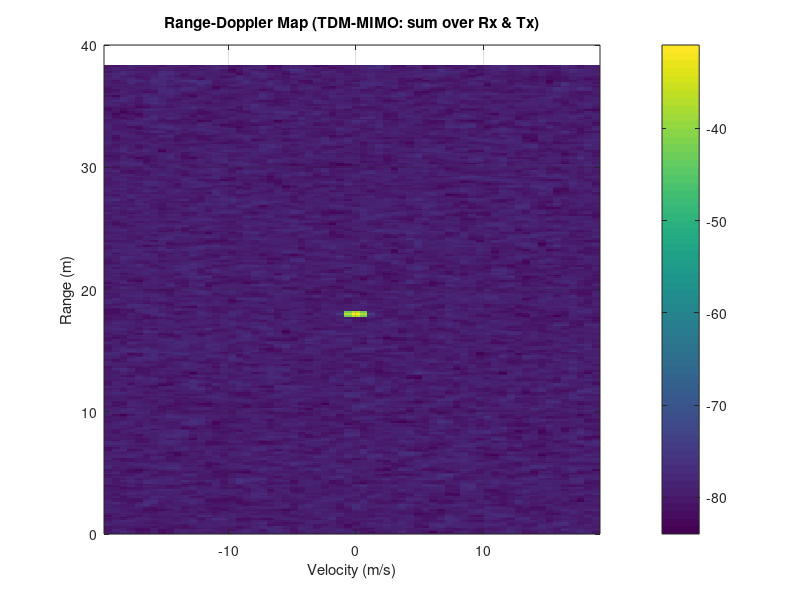
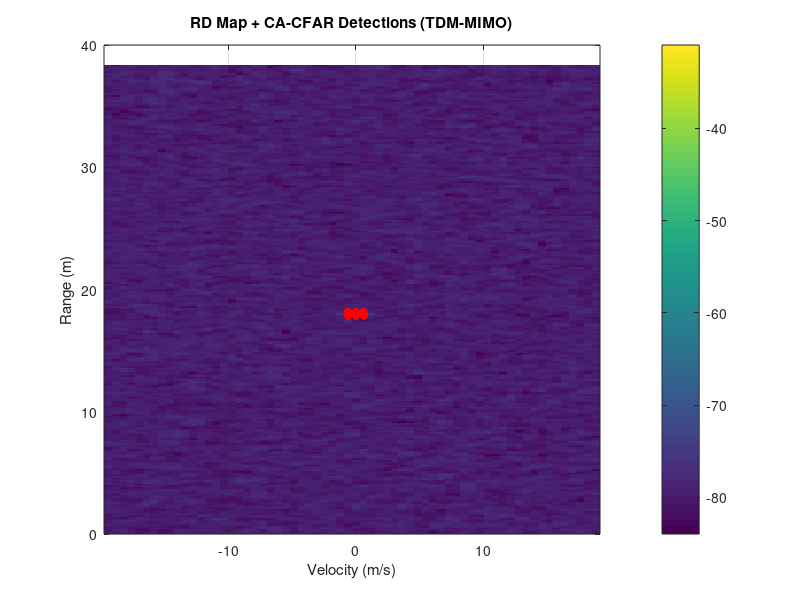
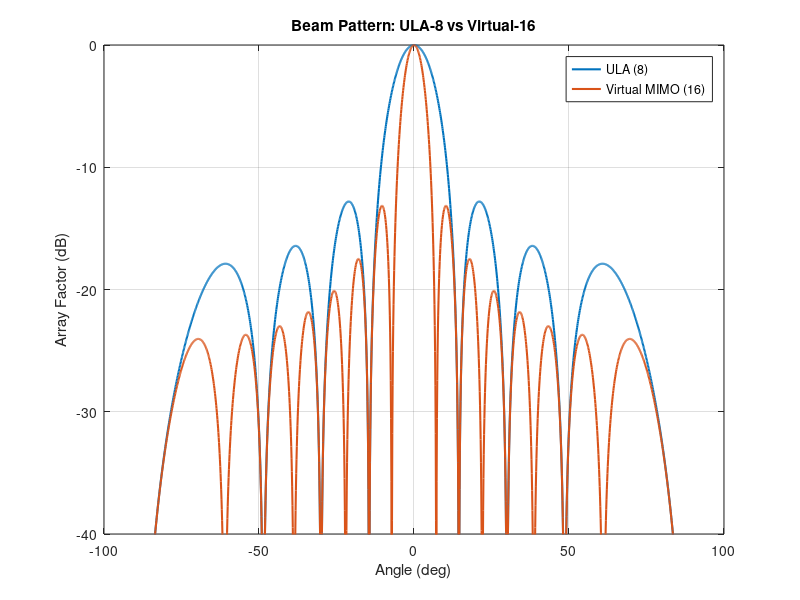
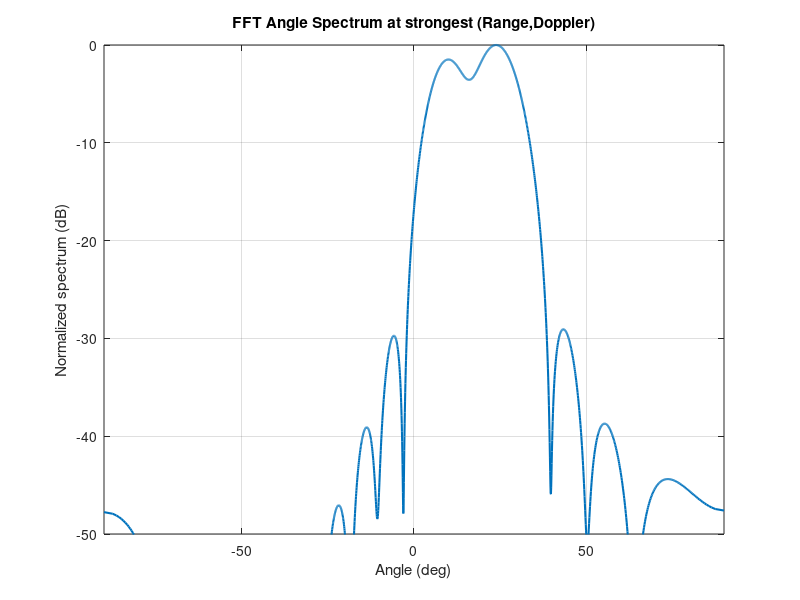

MATLAB code to generate these figures, in order:
clc; clear; close all;

c  = 3e8;
fc = 77e9;
lambda = c/fc;

B = 1e9;              % Hz
Tchirp = 50e-6;        % s
slope = B/Tchirp;      % Hz/s

Ns = 256;              % Number of Samples per Chirp
Nchirp = 128;          % total chirps
fs = Ns/Tchirp;        % ADC sampling rate

Ntx = 2;
Nrx = 8;
Nv  = Ntx*Nrx;         % virtual elements

% Array spacing
d = lambda/2;

t_fast = (0:Ns-1)/fs;
PRT = Tchirp;                  % chirp repetition time
NchirpPerTx = Nchirp/Ntx;      % chirps per Tx stream
if mod(Nchirp, Ntx) ~= 0
    error('Error');
end

% For per-Tx processing
f_r = (0:Ns-1)*(fs/Ns);
R_axis = (c*f_r)/(2*slope);

fd_axis = (-NchirpPerTx/2:NchirpPerTx/2-1)/(NchirpPerTx*PRT);
v_axis = fd_axis*lambda/2;

fprintf('--- Radar settings ---\n');
fprintf('fc=%.1f GHz, B=%.1f MHz, Tchirp=%.1f us, Ns=%d, Nchirp=%d\n', fc/1e9, B/1e6, Tchirp*1e6, Ns, Nchirp);

% RF / Noise Model

kB = 1.38064852e-23;
Tsys = 290;        % K
NF_dB = 4;         % dB (receiver NF)
NF = 10^(NF_dB/10);

Pn = kB*Tsys*B*NF;                 
fprintf('Noise power over B: Pn=%.3e W\n', Pn);

% Radar equation
Pt_dBm = 20;      % dBm
G_dB   = 20;      % dB (Tx/Rx gain lumped)
Pt = 10^((Pt_dBm-30)/10);   % W
G  = 10^(G_dB/10);

% Scenario

% Two close-angle targets at same range to stress AoA
targets(1).R = 18;     targets(1).v = 0.0;   targets(1).ang = 12;  targets(1).sigma = 0.50;
targets(2).R = 18;     targets(2).v = 0.0;   targets(2).ang = 22;  targets(2).sigma = 0.50;

fprintf('\nVirtual array: Ntx=%d, Nrx=%d => Nv=%d virtual elements\n', Ntx, Nrx, Nv);
fprintf('\n--- Targets (Radar Equation amplitude) ---\n');

% Virtual positions
pos_virtual = (0:Nv-1)*d;

% For reporting + amplitude per target
for i=1:numel(targets)
    R = targets(i).R;
    sigma = targets(i).sigma;

    Pr = (Pt * (G^2) * (lambda^2) * sigma) / ((4*pi)^3 * (R^4));   % very simplified
    A  = sqrt(Pr);  % amplitude scale for complex baseband
    targets(i).A = A;

    fprintf('Target %d: R=%.1f m, v=%.1f m/s, ang=%.1f deg, sigma=%.2f m^2 -> Pr=%.3e W\n',...
        i, targets(i).R, targets(i).v, targets(i).ang, targets(i).sigma, Pr);
end

Nframes = 32;

% Data container per Tx stream:
sigTx = cell(1, Ntx);
for tx=1:Ntx
    sigTx{tx} = complex(zeros(Ns, NchirpPerTx, Nrx));
end

Ysnap = [];

for f=1:Nframes
    frameTx = cell(1, Ntx);
    for tx=1:Ntx
        frameTx{tx} = complex(zeros(Ns, NchirpPerTx, Nrx));
    end

    phi0 = 2*pi*rand(numel(targets),1);

    for tx=1:Ntx
        k_global = tx:Ntx:Nchirp;     % length NchirpPerTx
        k_local  = 1:NchirpPerTx;

        for rx=1:Nrx
            % build signal as sum of targets
            x = complex(zeros(Ns, NchirpPerTx));

            for ti=1:numel(targets)
                R   = targets(ti).R;
                v   = targets(ti).v;
                ang = targets(ti).ang*pi/180;
                A   = targets(ti).A;

                % Beat frequency (range)
                fb = 2*slope*R/c;

                % Doppler frequency
                fd = 2*v/lambda;

                % Virtual element index for this (tx,rx)
                vidx = (tx-1)*Nrx + rx;                 % 1..Nv
                p = pos_virtual(vidx);

                % Spatial phase across array
                ph_spatial = 2*pi*(p*sin(ang))/lambda;

                % Slow-time phase progression (per local chirp)
                ph_dopp = 2*pi*fd*(k_local-1)*PRT;

                % Fast-time phase
                ph_fast = 2*pi*fb*t_fast(:);

                % Add random initial phase each frame
                phase = ph_fast + ph_dopp + (phi0(ti) + ph_spatial);

                x = x + A*exp(1j*phase);
            end

            noiseVar = Pn; % keep consistent with your earlier scaling
            n = sqrt(noiseVar/2)*(randn(Ns,NchirpPerTx) + 1j*randn(Ns,NchirpPerTx));

            frameTx{tx}(:,:,rx) = x + n;
        end
    end

    for tx=1:Ntx
        sigTx{tx} = sigTx{tx} + frameTx{tx};
    end

end

for tx=1:Ntx
    sigTx{tx} = sigTx{tx}/Nframes;
end

wR = hann(Ns);
wD = hann(NchirpPerTx).';

RDpow_sum = zeros(Ns, NchirpPerTx);

RDcube = complex(zeros(Ns, NchirpPerTx, Nrx, Ntx));

for tx=1:Ntx
    for rx=1:Nrx
        x = sigTx{tx}(:,:,rx);

        % Range FFT
        xw = x .* (wR);                        
        Xr = fft(xw, Ns, 1);

        % Doppler FFT
        Xr = Xr .* (wD);                       
        Xrd = fft(Xr, NchirpPerTx, 2);
        Xrd = fftshift(Xrd, 2);

        RDcube(:,:,rx,tx) = Xrd;
        RDpow_sum = RDpow_sum + abs(Xrd).^2;
    end
end

RDdB = 10*log10(RDpow_sum + 1e-30);

figure('Name','RD Map');
imagesc(v_axis, R_axis, RDdB);
axis xy;
xlabel('Velocity (m/s)');
ylabel('Range (m)');
title('Range-Doppler Map (TDM-MIMO: sum over Rx & Tx)');
colorbar;
grid on;
ylim([0 40]);

% Simple CA-CFAR (2D)
Tr = 10; Gr = 4;    
Td = 8;  Gd = 3;   
Pfa = 1e-5;

[Nr, Nd] = size(RDpow_sum);
detMask = false(Nr, Nd);

for r = (Tr+Gr+1):(Nr-(Tr+Gr))
    for d2 = (Td+Gd+1):(Nd-(Td+Gd))
        rIdx = (r-(Tr+Gr)):(r+(Tr+Gr));
        dIdx = (d2-(Td+Gd)):(d2+(Td+Gd));

        rG = (r-Gr):(r+Gr);
        dG = (d2-Gd):(d2+Gd);

        block = RDpow_sum(rIdx, dIdx);
        guard = RDpow_sum(rG, dG);

        mask = true(size(block));
        rG_local = (Tr+1):(Tr+2*Gr+1);
        dG_local = (Td+1):(Td+2*Gd+1);
        mask(rG_local, dG_local) = false;

        trainingCells = block(mask);
        noiseLevel = mean(trainingCells);

        Ntrain = numel(trainingCells);
        alpha = Ntrain*(Pfa^(-1/Ntrain)-1);

        threshold = alpha*noiseLevel;

        if RDpow_sum(r,d2) > threshold
            detMask(r,d2) = true;
        end
    end
end

[rDet, dDet] = find(detMask);
fprintf('\nDetections found: %d\n', numel(rDet));

% plot detections on RD map
figure('Name','RD + CFAR');
imagesc(v_axis, R_axis, RDdB); axis xy; hold on;
plot(v_axis(dDet), R_axis(rDet), 'r.', 'MarkerSize', 18);
xlabel('Velocity (m/s)'); ylabel('Range (m)');
title('RD Map + CA-CFAR Detections (TDM-MIMO)');
colorbar; grid on; ylim([0 40]);

if isempty(rDet)
    [~, idxMax] = max(RDpow_sum(:));
    [r0, d0] = ind2sub(size(RDpow_sum), idxMax);
else
    lin = sub2ind(size(RDpow_sum), rDet, dDet);
    [~, im] = max(RDpow_sum(lin));
    r0 = rDet(im); d0 = dDet(im);
end

R0 = R_axis(r0);
v0 = v_axis(d0);
fprintf('\n[Angle comparison at strongest RD cell]\n');
fprintf('Using RD cell at R=%.2f m, v=%.2f m/s\n', R0, v0);

y = complex(zeros(Nv,1));
for tx=1:Ntx
    for rx=1:Nrx
        vidx = (tx-1)*Nrx + rx;
        y(vidx) = RDcube(r0, d0, rx, tx);
    end
end

angGrid = -90:0.1:90;
angRad  = angGrid*pi/180;

pos_ula8 = (0:Nrx-1)*d;

AF_ula = zeros(size(angRad));
AF_virt = zeros(size(angRad));

for k=1:numel(angRad)
    a8 = exp(1j*2*pi/lambda*pos_ula8(:)*sin(angRad(k)));
    av = exp(1j*2*pi/lambda*pos_virtual(:)*sin(angRad(k)));
    AF_ula(k)  = abs(sum(a8))/Nrx;
    AF_virt(k) = abs(sum(av))/Nv;
end

AF_ula_dB  = 20*log10(AF_ula/max(AF_ula));
AF_virt_dB = 20*log10(AF_virt/max(AF_virt));

figure('Name','Beam pattern');
plot(angGrid, AF_ula_dB, 'LineWidth', 1.5); hold on;
plot(angGrid, AF_virt_dB, 'LineWidth', 1.5);
grid on; xlabel('Angle (deg)'); ylabel('Array Factor (dB)');
title('Beam Pattern: ULA-8 vs Virtual-16');
legend('ULA (8)','Virtual MIMO (16)','Location','northeast');
ylim([-40 0]);

[~, i0] = min(abs(angGrid));
thrNull = -35;

iL = find(AF_ula_dB(1:i0) < thrNull, 1, 'last');
iR = i0-1 + find(AF_ula_dB(i0:end) < thrNull, 1, 'first');
if isempty(iL), iL = 1; end
if isempty(iR), iR = numel(angGrid); end
bw_ula = angGrid(iR) - angGrid(iL);

iL = find(AF_virt_dB(1:i0) < thrNull, 1, 'last');
iR = i0-1 + find(AF_virt_dB(i0:end) < thrNull, 1, 'first');
if isempty(iL), iL = 1; end
if isempty(iR), iR = numel(angGrid); end
bw_virt = angGrid(iR) - angGrid(iL);

fprintf('\nApprox null-to-null beamwidth:\n');
fprintf('  ULA-8  : %.2f deg\n', bw_ula);
fprintf('  Virt-16: %.2f deg\n', bw_virt);

NfftAng = 2048;
wA = hann(Nv);
y_win = y(:).*wA;

Yfft = fftshift(fft(y_win, NfftAng));
Pfft = abs(Yfft).^2;
Pfft = Pfft/max(Pfft);
Pfft_dB = 10*log10(Pfft + 1e-12);

% Spatial frequency bins u in [-1,1] approx => sin(theta) ~ u
u = linspace(-1,1,NfftAng);
theta_fft = asind(max(-1,min(1,u)));  % degrees

figure('Name','FFT AoA');
plot(theta_fft, Pfft_dB, 'LineWidth', 1.5);
grid on; xlabel('Angle (deg)'); ylabel('Normalized spectrum (dB)');
title('FFT Angle Spectrum at strongest (Range,Doppler)');
xlim([-90 90]); ylim([-50 0]);


dSpan = 2;  % small neighborhood
snapList = [];
for dd = (d0-dSpan):(d0+dSpan)
    if dd>=1 && dd<=Nd
        ytmp = complex(zeros(Nv,1));
        for tx=1:Ntx
            for rx=1:Nrx
                vidx = (tx-1)*Nrx + rx;
                ytmp(vidx) = RDcube(r0, dd, rx, tx);
            end
        end
        snapList = [snapList, ytmp]; %#ok<AGROW>
    end
end

% If still too few snapshots, also use range neighborhood
rSpan = 1;
for rr = (r0-rSpan):(r0+rSpan)
    if rr>=1 && rr<=Nr
        ytmp = complex(zeros(Nv,1));
        for tx=1:Ntx
            for rx=1:Nrx
                vidx = (tx-1)*Nrx + rx;
                ytmp(vidx) = RDcube(rr, d0, rx, tx);
            end
        end
        snapList = [snapList, ytmp]; %#ok<AGROW>
    end
end

% Covariance
Rxx = (snapList*snapList')/size(snapList,2);

% Forward-Backward averaging (often helps)
J = fliplr(eye(Nv));
Rfb = 0.5*(Rxx + J*conj(Rxx)*J);

% MUSIC settings
nSrc = 2;  % we expect 2 close targets
[EV, ED] = eig(Rfb);
[evals, idx] = sort(real(diag(ED)), 'descend');
EV = EV(:, idx);

En = EV(:, nSrc+1:end); % noise subspace

% MUSIC spectrum
Pm = zeros(size(angRad));
for k=1:numel(angRad)
    a = exp(1j*2*pi/lambda*pos_virtual(:)*sin(angRad(k)));
    Pm(k) = 1/real(a'*(En*En')*a);
end
Pm = Pm/max(Pm);
Pm_dB = 10*log10(Pm + 1e-12);

figure('Name','MUSIC AoA');
plot(angGrid, Pm_dB, 'LineWidth', 1.5);
grid on; xlabel('Angle (deg)'); ylabel('Normalized MUSIC spectrum (dB)');
title('MUSIC Angle Spectrum at strongest (Range,Doppler)');
xlim([-90 90]); ylim([-50 0]);

%% ------------------ SS-MUSIC (Spatial Smoothing) ------------------
% Spatial smoothing helps resolve coherent sources (same range/doppler)
L = 10;                  % subarray length (choose <= Nv)
K = Nv - L + 1;          % number of subarrays

Rss = zeros(L,L);
for k=1:K
    Rss = Rss + Rfb(k:k+L-1, k:k+L-1);
end
Rss = Rss/K;

[EVs, EDs] = eig(Rss);
[evals2, idx2] = sort(real(diag(EDs)), 'descend');
EVs = EVs(:, idx2);
Ens = EVs(:, nSrc+1:end);

pos_ss = (0:L-1)*d;

Pss = zeros(size(angRad));
for k=1:numel(angRad)
    a = exp(1j*2*pi/lambda*pos_ss(:)*sin(angRad(k)));
    Pss(k) = 1/real(a'*(Ens*Ens')*a);
end
Pss = Pss/max(Pss);
Pss_dB = 10*log10(Pss + 1e-12);

figure('Name','SS-MUSIC AoA');
plot(angGrid, Pss_dB, 'LineWidth', 1.5);
grid on; xlabel('Angle (deg)'); ylabel('Normalized MUSIC spectrum (dB)');
title('SS-MUSIC Angle Spectrum at strongest (Range,Doppler)');
xlim([-90 90]); ylim([-50 0]);

%% ===================== Print Top Detections with Angle Est (SS-MUSIC peak) =====================
% estimate angle by SS-MUSIC peak
[~, imax] = max(Pss);
ang_est = angGrid(imax);

% print top detections (range/vel) and same angle estimate as simple output
fprintf('\nTop detections (Range, Velocity, Angle_est) [Virtual Array]:\n');
if isempty(rDet)
    fprintf('No CFAR detections; used global max.\n');
    fprintf('R=%.2f m, v=%.2f m/s, angle~%.1f deg\n', R0, v0, ang_est);
else
    % sort detections by power
    lin = sub2ind(size(RDpow_sum), rDet, dDet);
    [~, order] = sort(RDpow_sum(lin), 'descend');
    topN = min(10, numel(order));
    for k=1:topN
        rr = rDet(order(k)); dd = dDet(order(k));
        fprintf('R=%.2f m, v=%.2f m/s, angle~%.1f deg\n', R_axis(rr), v_axis(dd), ang_est);
    end
end

disp('Done.');
